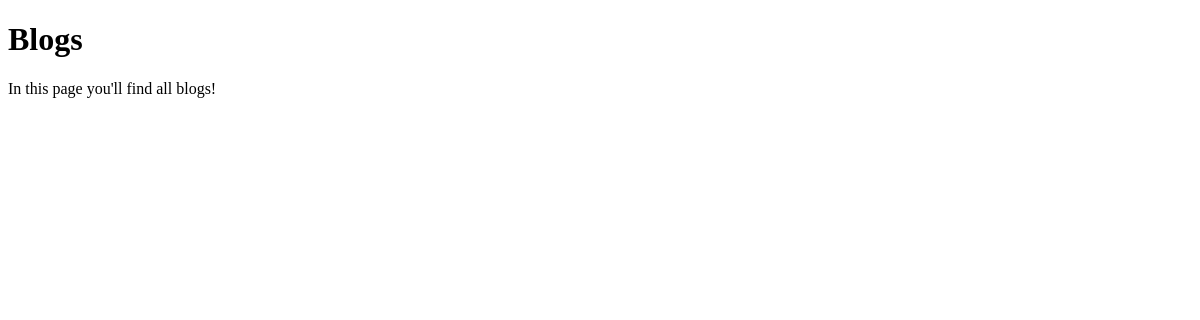
/blog/, run on an earlier commit of the app's database.
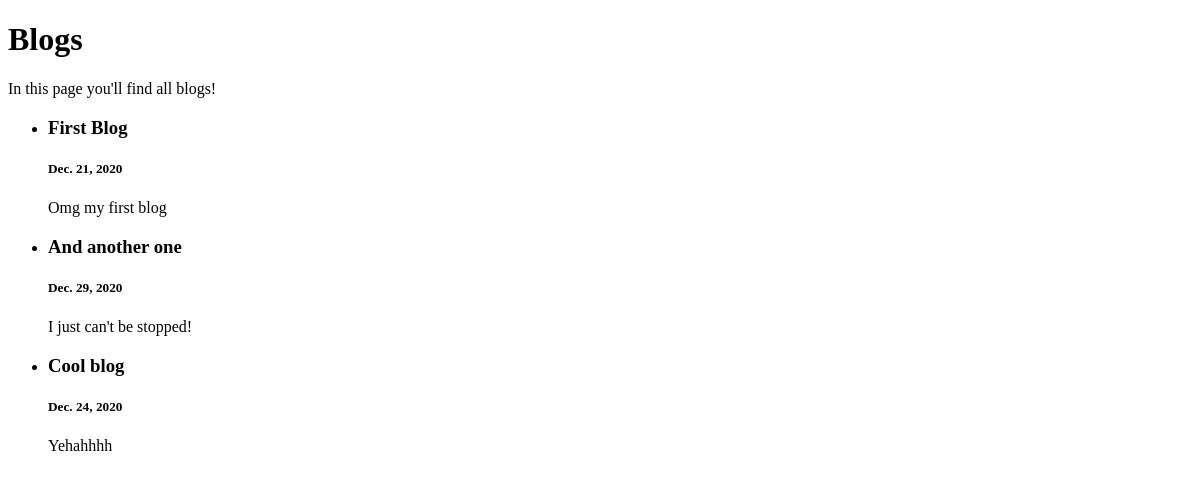
And on a later commit of the database.
### blog/models.py (models this page shows)
class Blog(models.Model):
    title = models.CharField(max_length=30)
    date = models.DateField()
    description = models.CharField(max_length=200)

### blog/views.py (the view)
# urls.py: path('', views.all_blogs, name="all_blogs")
def all_blogs(request):
    blogs = Blog.objects.all()
    return render(request, 'blogs.html', {'blogs': blogs})

### blog/templates/blogs.html (shortened to what this page needs)
<!DOCTYPE html>
<html lang="en">
  <head>
  </head>
  <body>
    <h1>Blogs</h1>
    <p>In this page you'll find all blogs!</p>
    <ul>
      {% for blog in blogs %}
      <li>
        <h3>{{blog.title}}</h3>
        <h5>{{blog.date}}</h5>
        <p>{{blog.description}}</p>
      </li>
      {% endfor %}
    </ul>
  </body>
</html>

What changed in the data, as far as the page shows it:
added Blog: title "First Blog", date "Dec. 21, 2020", description "Omg my first blog"
added Blog: title "And another one", date "Dec. 29, 2020", description "I just can't be stopped!"
added Blog: title "Cool blog", date "Dec. 24, 2020", description "Yehahhhh"
